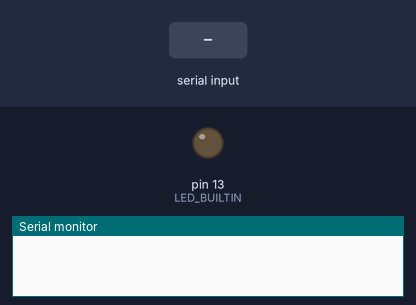
A sketch run on a simulated Arduino Uno, built with avr-gcc and run on an emulated ATmega328P. On the bench: output pins drawn as LEDs (lit = HIGH), the last lines printed to the serial monitor. The inputs (shaded band) are chosen by the test bench.

Above: at 1.2 s.
1.3 s: "d" received over Serial
At 1.9 s:
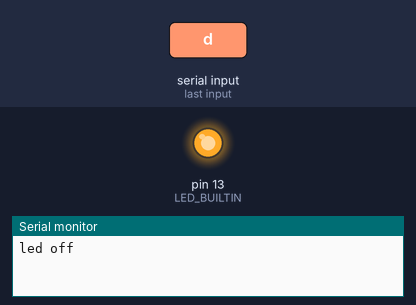
2.8 s: "u" received over Serial
At 4.2 s:
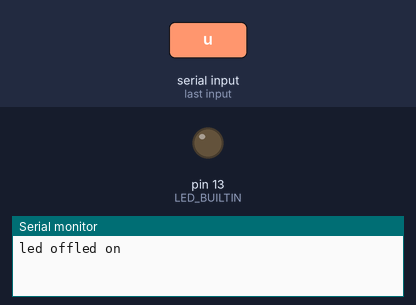
Timing chart, 0 to 5.8 s (numbered marks = the images above; inputs shaded):
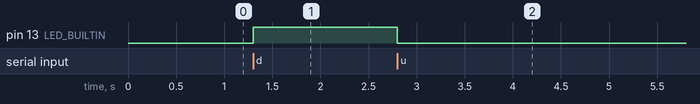

The sketch:

sketch.a.ino
```cpp
void setup() {
  pinMode(LED_BUILTIN, OUTPUT);
  Serial.begin(9600);
}

void loop() {
  if(Serial.available() > 0) {
    char cmd = Serial.read();
    if (cmd == 'u') {// u for up/on
      digitalWrite(LED_BUILTIN, 0); // use LOW on esp
      Serial.print("led on");
    }
    if (cmd == 'd') { // d for down/off
      digitalWrite(LED_BUILTIN, 1);
      Serial.print("led off");
    }
  }
}
```

Measured:
- after the input at 1.3 s, pin 13 (LED_BUILTIN): LOW → HIGH at once
- after the input at 2.8 s, pin 13 (LED_BUILTIN): HIGH → LOW at once
